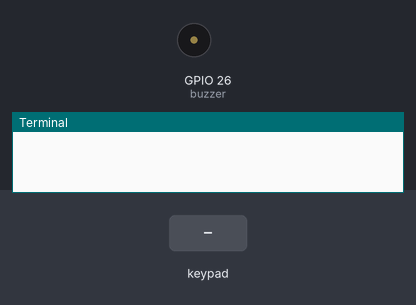
The program below on a simulated Raspberry Pi (BCM pin numbers). On the bench: buzzer (waves = sounding), the last lines printed to the terminal. The inputs (shaded band) are chosen by the test bench.

Above: at 1.2 s.
1.3 s: keypad keys 1 2 pressed 0.4 s apart
At 1.78 s:
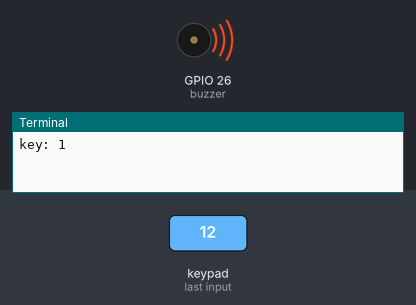
3.6 s: key '#' pressed
At 4.6 s:
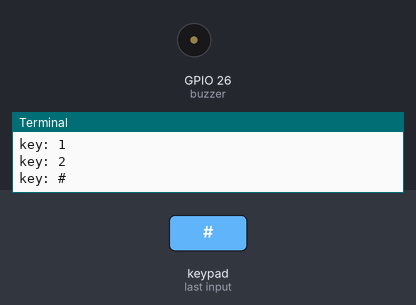
5.2 s: key 'A' pressed
At 5.6 s:
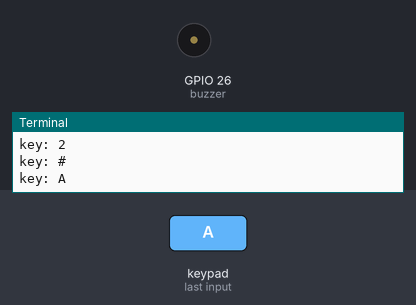
6.8 s: key 'C' pressed
At 6.88 s:
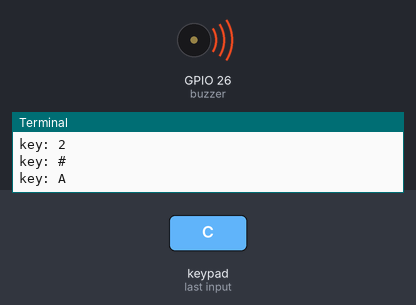
8.4 s: key 'D' pressed
At 9.4 s:
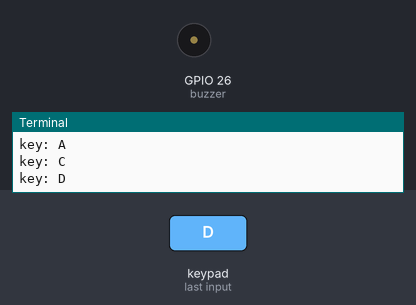
Timing chart, 0 to 11.0 s (numbered marks = the images above; inputs shaded):
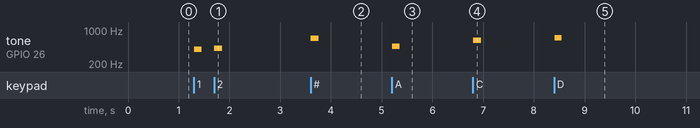

The program:

main.py
```python
#!/usr/bin/python3

from gpiozero import OutputDevice, InputDevice, TonalBuzzer
from gpiozero.tones import Tone
from time import sleep

columns = [
    OutputDevice(21),
    OutputDevice(20),
    OutputDevice(16),
    OutputDevice(12)
]

rows = [
    InputDevice(19),
    InputDevice(13),
    InputDevice(6),
    InputDevice(5)
]

buzzer = TonalBuzzer(26)

keypadValues = [
    '1', '2', '3', 'A',
    '4', '5', '6', 'B',
    '7', '8', '9', 'C',
    '*', '0', '#', 'D',
]

keypadTones = [
    Tone(400.0), Tone(420.0), Tone(440.0), Tone(460.0),
    Tone(480.0), Tone(500.0), Tone(520.0), Tone(540.0),
    Tone(560.0), Tone(580.0), Tone(600.0), Tone(620.0),
    Tone(640.0), Tone(660.0), Tone(680.0), Tone(700.0),
]

keyPressedValue = None

while True:
    wasPressed = 0

    for rid, row in enumerate(rows):
        for cid, column in enumerate(columns):
            column.on()
            isPressed = row.value
            column.off()
            if isPressed:
                valueIndex = (rid * 4) + cid
                keyPressedValue = keypadValues[valueIndex]
                buzzer.play(keypadTones[valueIndex])
                wasPressed = 1
    if not wasPressed and keyPressedValue:
        print(f"key: {keyPressedValue}")
        keyPressedValue = None
        buzzer.stop()
    sleep(0.01)
```

Measured:
- after the input at 1.3 s, tone on GPIO 26 (buzzer): silent → 400 Hz at once, → silent 0.15 s later, → 420 Hz 0.25 s later, → silent 0.16 s later
- after the input at 3.6 s, tone on GPIO 26 (buzzer): silent → 680 Hz at once, → silent 0.16 s later
- after the input at 5.2 s, tone on GPIO 26 (buzzer): silent → 460 Hz at once, → silent 0.15 s later
- after the input at 6.8 s, tone on GPIO 26 (buzzer): silent → 620 Hz at once, → silent 0.16 s later
- after the input at 8.4 s, tone on GPIO 26 (buzzer): silent → 700 Hz at once, → silent 0.15 s later
